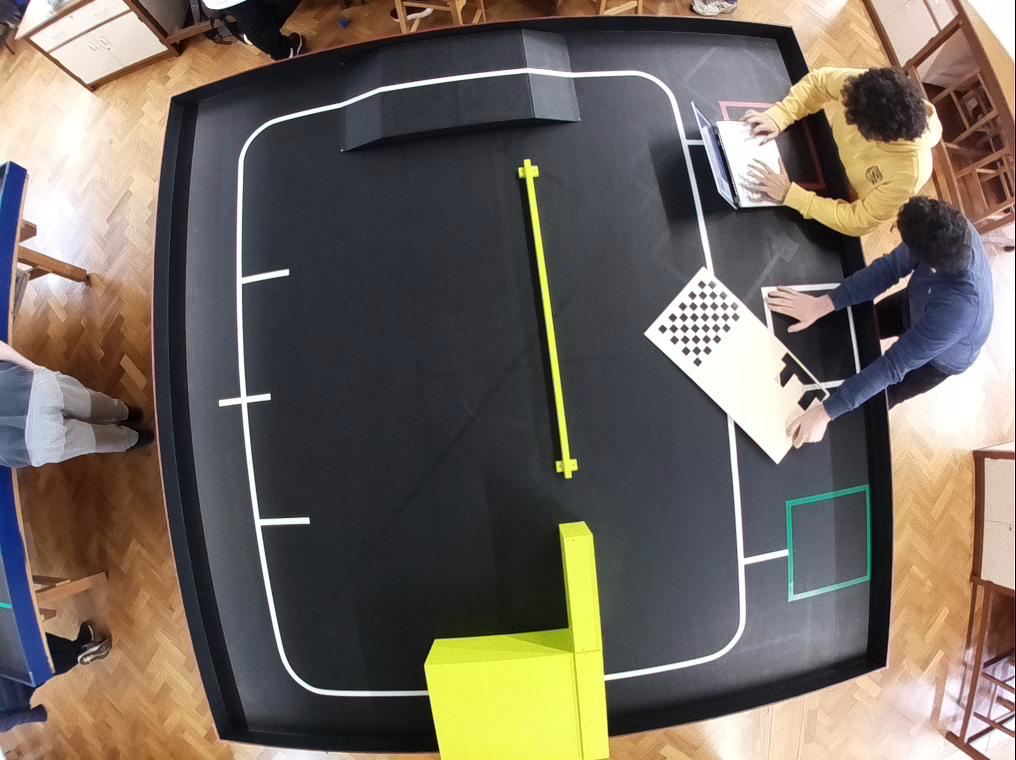
#> input picture 0_IDP_TEST.jpg, 1016 x 760 px, given as the content of the folder C:/Users/Bhalekar's/Desktop/Part 1B/IDP/framecollection, which was not available
$ python un_distort.py   (older library calls are emulated)
#> lines starting #> are read from the running program, lines starting #| are printed output that depends on the picture
import cv2
import numpy as np
import sys
import glob

filename = "C:/Users/Bhalekar's/Desktop/Part 1B/IDP/framecollection"
DIM=(1016, 760)
K= np.array([[567.4130565572482, 0.0, 501.39791714355], [0.0, 567.3325405728447, 412.9039077874256], [0.0, 0.0, 1.0]])
D=np.array([[-0.05470334257497442], [-0.09142371384400942], [0.17966906821072895], [-0.08708720575337928]])

def undistort(img_path):
    img = cv2.imread(img_path)
    h,w = img.shape[:2]
    map1, map2 = cv2.fisheye.initUndistortRectifyMap(K, D, np.eye(3), K, DIM, cv2.CV_16SC2)
    undistorted_img = cv2.remap(img, map1, map2, interpolation=cv2.INTER_LINEAR, borderMode=cv2.BORDER_CONSTANT)
    cv2.imshow("undistorted", undistorted_img)
    cv2.waitKey(0)
    cv2.destroyAllWindows()

def better_undistort(img_path, balance=0.0, dim2=None, dim3=None, count=1):

#> called with img_path = '_only/0_IDP_TEST.jpg', balance = 1, count = 1
    img = cv2.imread(img_path)
#> img is the input picture: shape (760, 1016, 3); mean B, G, R 94.7, 103.8, 112.3
    dim1 = img.shape[:2][::-1]  #dim1 is the dimension of input image to un-distort
#> dim1 = (1016, 760)
    print(dim1)
#| (1016, 760)
    assert dim1[0]/dim1[1] == DIM[0]/DIM[1], "Image to undistort needs to have same aspect ratio as the ones used in calibration"
    if not dim2:
        dim2 = dim1
#> dim2 = (1016, 760)
    if not dim3:
        dim3 = dim1
#> dim3 = (1016, 760)

    scaled_K = K * dim1[0] / DIM[0]  # The values of K is to scale with image dimension.
    scaled_K[2][2] = 1.0  # Except that K[2][2] is always 1.0
    # This is how scaled_K, dim2 and balance are used to determine the final K used to un-distort image. OpenCV document failed to make this clear!

    new_K = cv2.fisheye.estimateNewCameraMatrixForUndistortRectify(scaled_K, D, dim2, np.eye(3), balance=balance)
    map1, map2 = cv2.fisheye.initUndistortRectifyMap(scaled_K, D, np.eye(3), new_K, dim3, cv2.CV_16SC2)
    undistorted_img = cv2.remap(img, map1, map2, interpolation=cv2.INTER_LINEAR, borderMode=cv2.BORDER_CONSTANT)
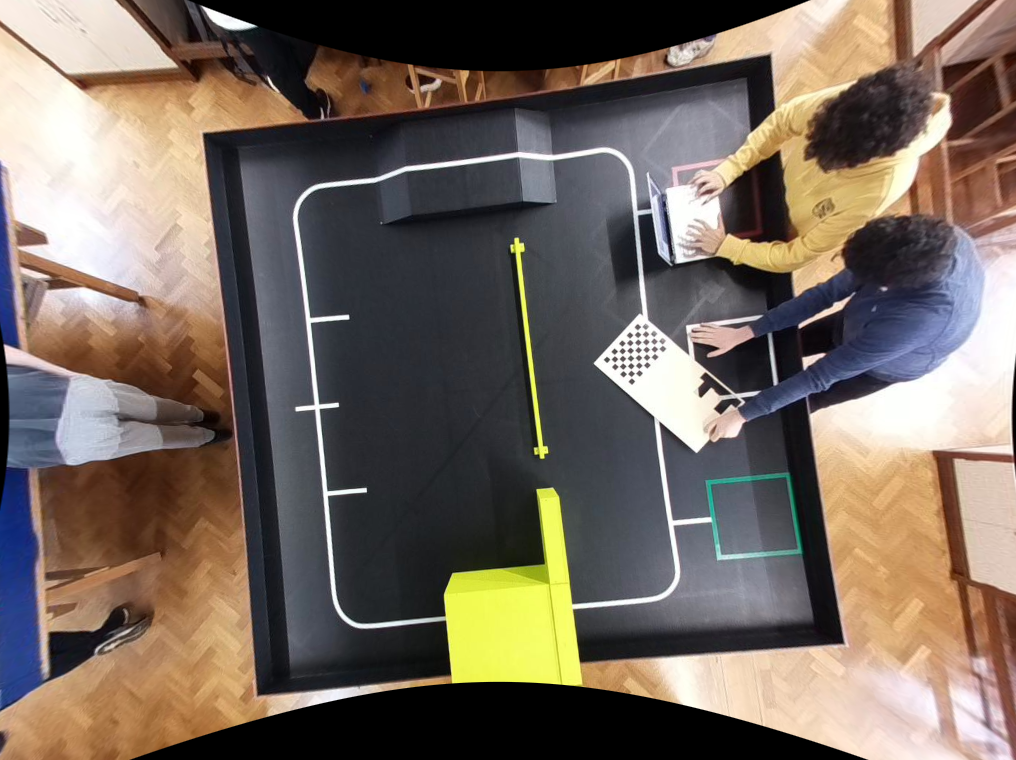
#> undistorted_img: shape (760, 1016, 3); mean B, G, R 94.9, 104.8, 117.1

    cv2.imwrite(filename + "{}.jpg".format(count), undistorted_img)
    cv2.imshow("undistorted_better", undistorted_img)
    cv2.waitKey(0)
    cv2.destroyAllWindows()

if __name__ == '__main__':
    count = 1
    for image in glob.glob("{}/*.jpg".format(filename)):

        cv2.imshow("", cv2.imread(image))
        better_undistort(image, count)
        count += 1

$ run again, on 10_IDP_TEST.jpg
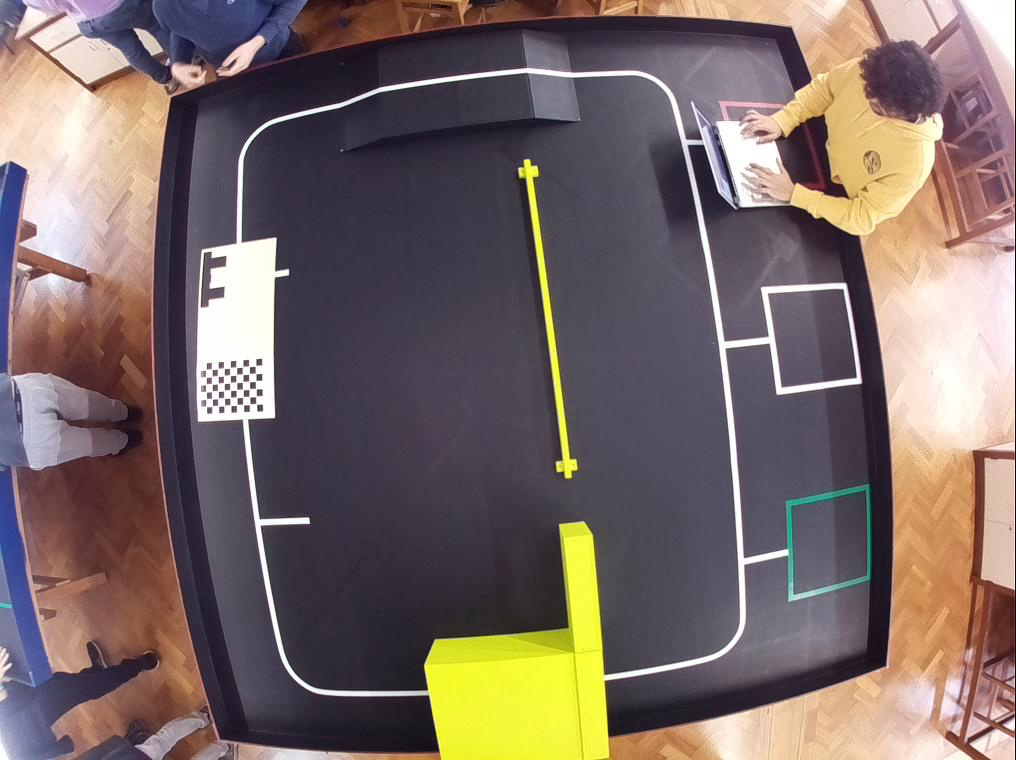
#> input picture 10_IDP_TEST.jpg, 1016 x 760 px, given as the content of the folder C:/Users/Bhalekar's/Desktop/Part 1B/IDP/framecollection, which was not available
#> in better_undistort, img is the input picture: shape (760, 1016, 3); mean B, G, R 102.2, 106, 121
#| (1016, 760)
#> in better_undistort, `undistorted_img = cv2.remap(img, map1, map2, interpolation=cv2.INTER_L..`:
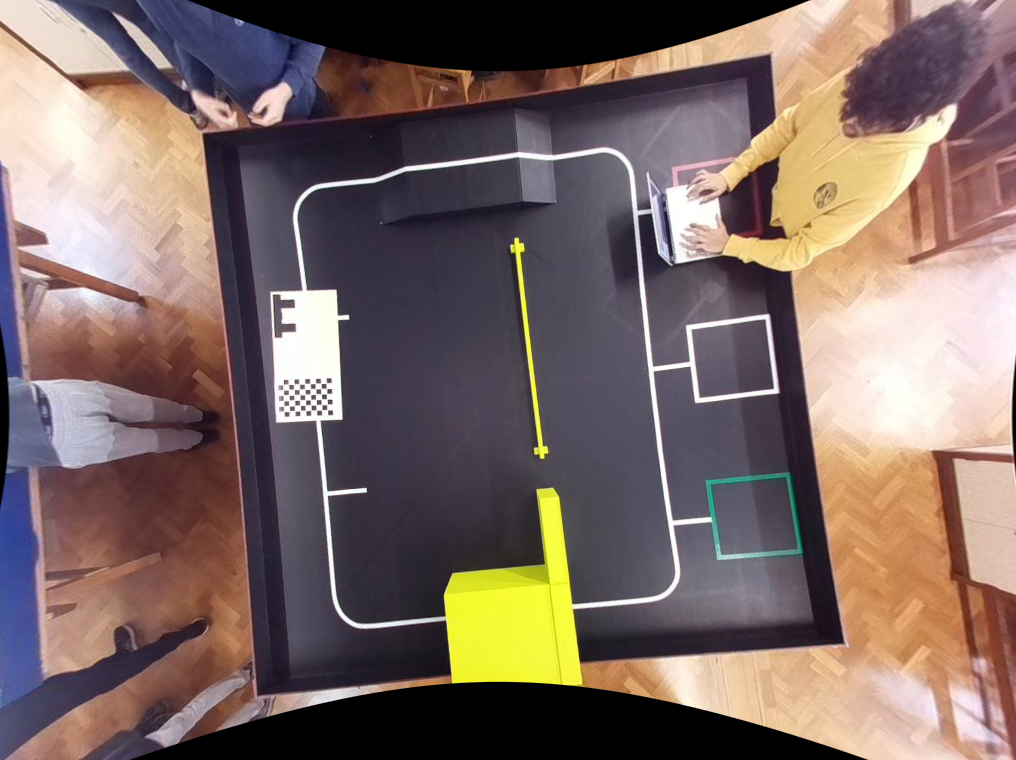
#> undistorted_img: shape (760, 1016, 3); mean B, G, R 100.1, 105.4, 123.6

$ run again, on 10_IDP_TEST_2.jpg
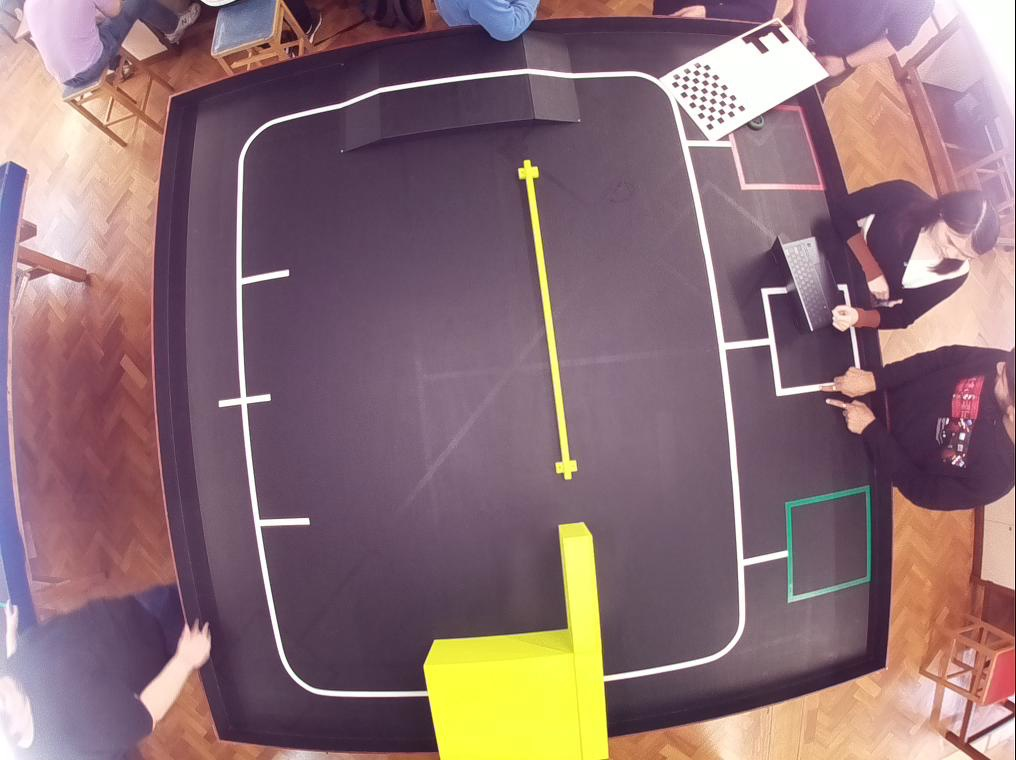
#> input picture 10_IDP_TEST_2.jpg, 1016 x 760 px, given as the content of the folder C:/Users/Bhalekar's/Desktop/Part 1B/IDP/framecollection, which was not available
#> in better_undistort, img is the input picture: shape (760, 1016, 3); mean B, G, R 116.6, 111.2, 139.5
#| (1016, 760)
#> in better_undistort, `undistorted_img = cv2.remap(img, map1, map2, interpolation=cv2.INTER_L..`:
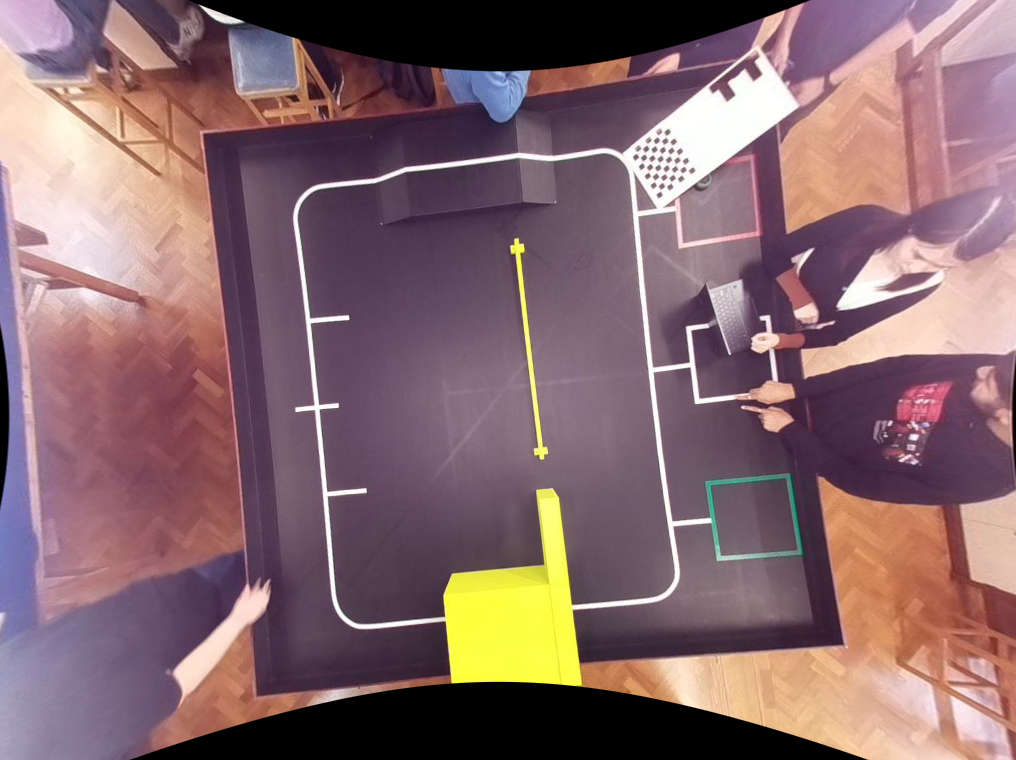
#> undistorted_img: shape (760, 1016, 3); mean B, G, R 109.1, 104.5, 133.9

$ run again, on 10_IDP_TEST_3.jpg
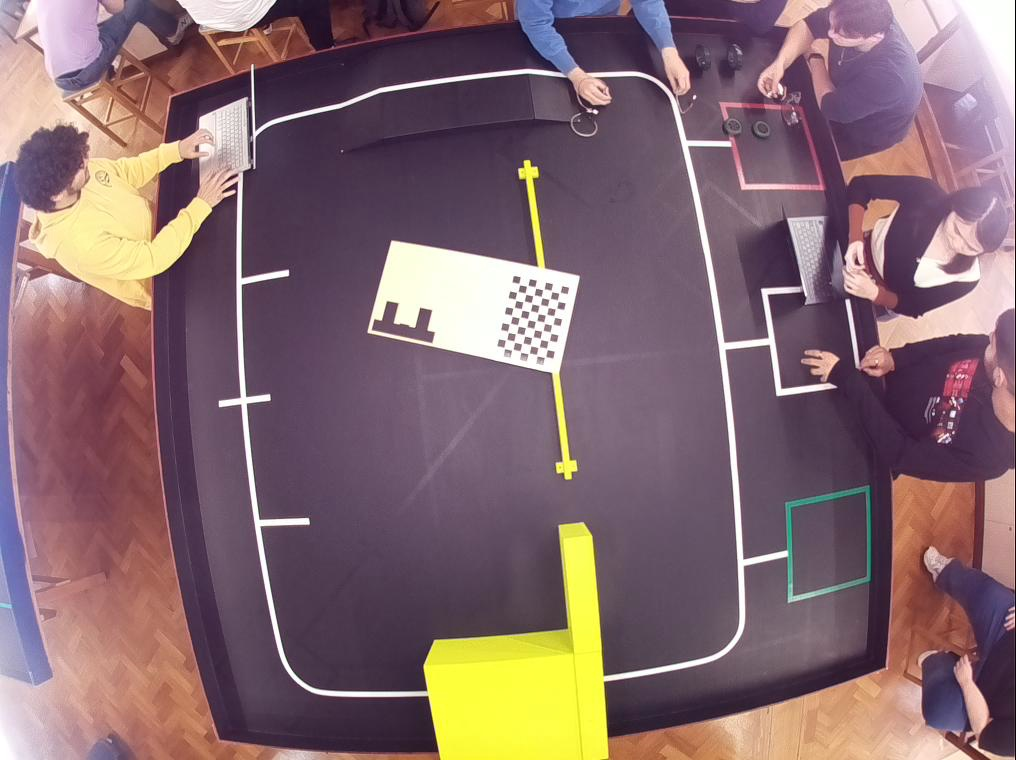
#> input picture 10_IDP_TEST_3.jpg, 1016 x 760 px, given as the content of the folder C:/Users/Bhalekar's/Desktop/Part 1B/IDP/framecollection, which was not available
#> in better_undistort, img is the input picture: shape (760, 1016, 3); mean B, G, R 110.8, 105.8, 132.1
#| (1016, 760)
#> in better_undistort, `undistorted_img = cv2.remap(img, map1, map2, interpolation=cv2.INTER_L..`:
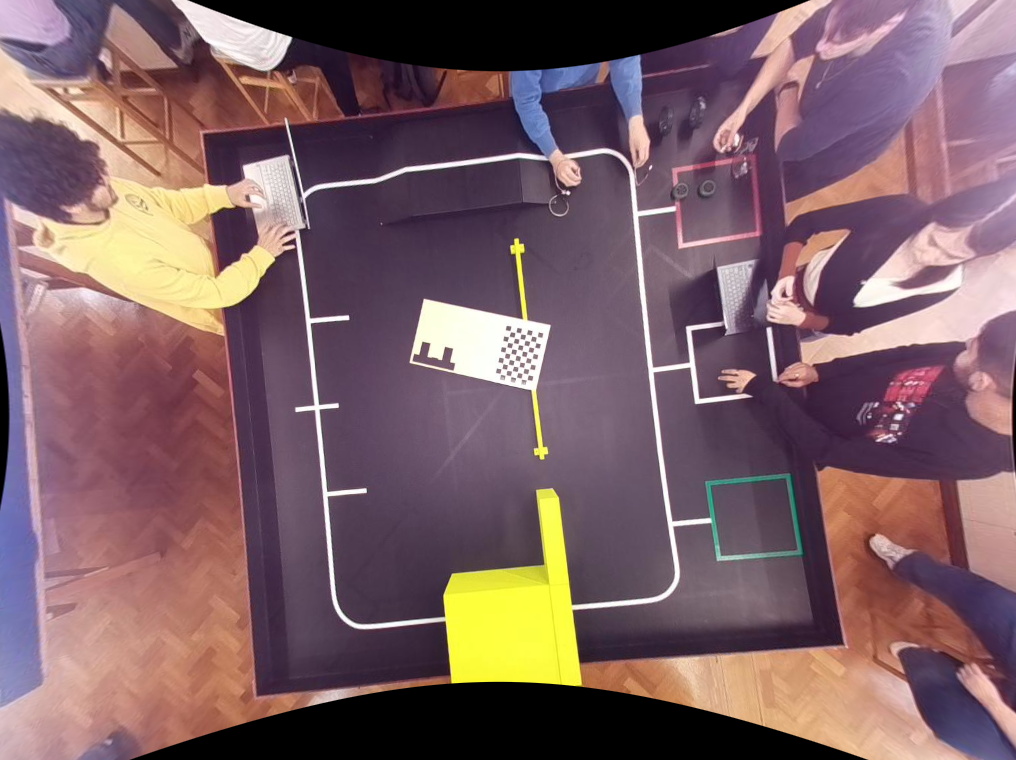
#> undistorted_img: shape (760, 1016, 3); mean B, G, R 101.6, 96.8, 124.8
